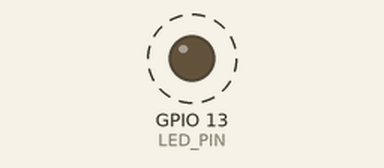
Bench run of a sketch on a simulated ESP8266 (NodeMCU). Parts: output pins drawn as LEDs (lit = HIGH). Dashed ring = blinking. WiFi joins after 1.5 s; servers stay silent unless stated; what the sketch prints to the serial monitor is not drawn.

Above: at 1.6 s.
Timing chart, 0 to 4.5 s (numbered marks = the images above):
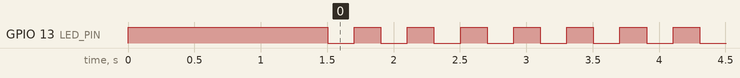

Measured:
- by itself, GPIO 13 (LED_PIN): alternates HIGH for 0.20 s and LOW for 0.20 s

The sketch:

Sonoff_Loader.ino
```cpp
#include <ESP8266WiFi.h>          //https://github.com/esp8266/Arduino
//Need libraries
#include <ESP8266WebServer.h>
#include <DNSServer.h>
#include <WiFiManager.h>          //https://github.com/tzapu/WiFiManager
#include <ESP8266httpUpdate.h>
#define TRIGGER_PIN 0
#define LED_PIN 13    // Светодиод

void setup() {
  Serial.begin(115200);
  Serial.println("\n Starting");
  pinMode(TRIGGER_PIN, INPUT);
  // Подключаемся к wifi если подключения нет уходим в основной цикл.
  pinMode(LED_PIN, OUTPUT);
  digitalWrite(LED_PIN, HIGH);
 WiFiManager wifiManager;
 wifiManager.autoConnect("sonoff-loader");
  digitalWrite(LED_PIN, LOW);
  //

}

void loop() {
  // Проверяем подключины мы к роутеру и если да делаем перепрошивку модуля с сервера
  if (WiFi.status() == WL_CONNECTED) {
    digitalWrite(LED_PIN, HIGH);
    digitalWrite(LED_PIN, LOW);
    Serial.println("ESP Update");
    //Обновляем оба файла с сервера
    webUpdate();
  }
}
void webUpdate() {
  // отключаем перезагрузку после обновления FS
    ESPhttpUpdate.rebootOnUpdate(false);
  //Обнавляем FS
  t_httpUpdate_return ret = ESPhttpUpdate.updateSpiffs("http://backup.privet.lv/esp/sonoff/spiffs.0xBB000_flash_size_1Mb.256Kb_2017.10.11.bin");
  // включаем перезагрузку после прошивки
  digitalWrite(LED_PIN, HIGH);
  ESPhttpUpdate.rebootOnUpdate(true);
  // Перепрошиваем модуль
  t_httpUpdate_return ret1 = ESPhttpUpdate.update("http://backup.privet.lv/esp/sonoff/build.0x00000_flash_size_1Mb.256Kb_2017.10.11.bin");
}
```
